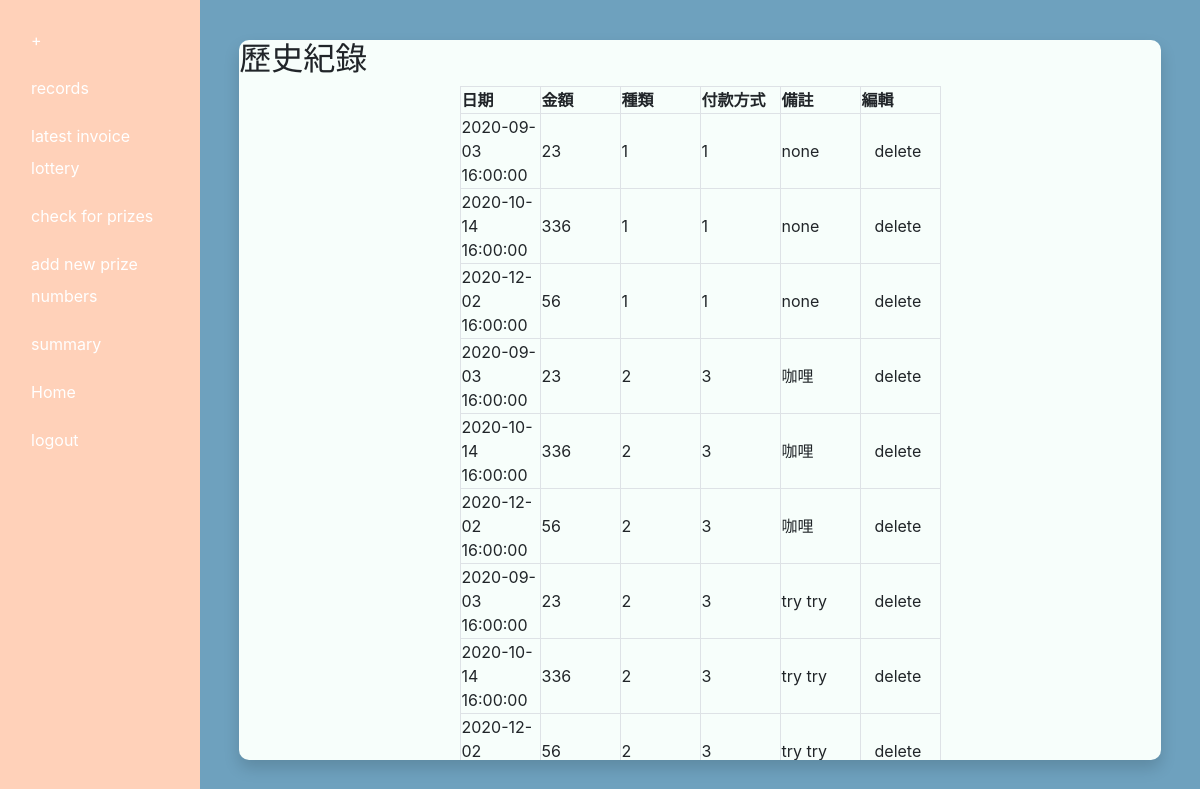
/dashboard.php?go=records (signed in), run on the app's committed database.
### tables this page shows
CREATE TABLE `invoice` (
  `id` int(10) UNSIGNED NOT NULL,
  `user_id` int(32) NOT NULL,
  `date` timestamp NOT NULL DEFAULT current_timestamp() ON UPDATE current_timestamp(),
  `period` tinyint(5) NOT NULL,
  `code` varchar(16) NOT NULL,
  `number` int(32) NOT NULL,
  `payment` int(64) UNSIGNED NOT NULL
);

CREATE TABLE `invoice_details` (
  `id` int(10) UNSIGNED NOT NULL,
  `in_id` int(10) UNSIGNED NOT NULL,
  `category` varchar(32) NOT NULL,
  `method` int(15) NOT NULL,
  `notes` text NOT NULL
);

### records.php (the view)
<?php
include_once "api/settings.php";
$sql = "select `invoice`.`date`, `invoice`.`payment`, `invoice_details`.`category`, `invoice_details`.`method`, `invoice_details`.`notes` from `invoice`, `invoice_details`where `invoice`.`user_id`='$_SESSION[user_id]'";
?>
<head>
<link rel="stylesheet" href="css/record.css">
</head>
<body>
    <h2>歷史紀錄</h2>
    <table class="record_list table-bordered mx-auto" >
        <tr>
            <th>日期</th>
            <th>金額</th>
            <th>種類</th>
            <th>付款方式</th>
            <th>備註</th>
            <th>編輯</th>
        </tr>
        <?php
        $rows = $pdo->query($sql)->fetchALL(pdo::FETCH_ASSOC);
        foreach ($rows as $row) {
            echo "<tr>";
            echo "<td>" . $row['date'] . "</td>";
            echo "<td>" . $row['payment'] . "</td>";
            echo "<td>" . $row['category'] . "</td>";
            echo "<td>" . $row['method'] . "</td>";
            echo "<td>" . $row['notes'] . "</td>";
            echo "<td>" ."<a class='btn' href='api/edit_record.php>"."edit"."</a>".
            "<a class='btn' href='api/delete_record.php'>"."delete"."</a>".
            "</td>";
            echo "</tr>";
        }
        ?>
    </table>
</body>

### css/dashboard.css (style rules this page uses)
* { overflow: hidden; }

### css/record.css (style rules this page uses)
th { width: 5rem; }

### data on the page
invoice: date "2020-09-03 16:00:00", payment "23", invoice_details.category "1", invoice_details.method "1", invoice_details.notes "none", invoice_details.category "2", invoice_details.method "3", invoice_details.notes "咖哩", invoice_details.notes "try try"
invoice: date "2020-10-14 16:00:00", payment "336", invoice_details.category "1", invoice_details.method "1", invoice_details.notes "none", invoice_details.category "2", invoice_details.method "3", invoice_details.notes "咖哩", invoice_details.notes "try try"
invoice: date "2020-12-02 16:00:00", payment "56", invoice_details.category "1", invoice_details.method "1", invoice_details.notes "none", invoice_details.category "2", invoice_details.method "3", invoice_details.notes "咖哩", date "2020-12-02…", invoice_details.notes "try try"
